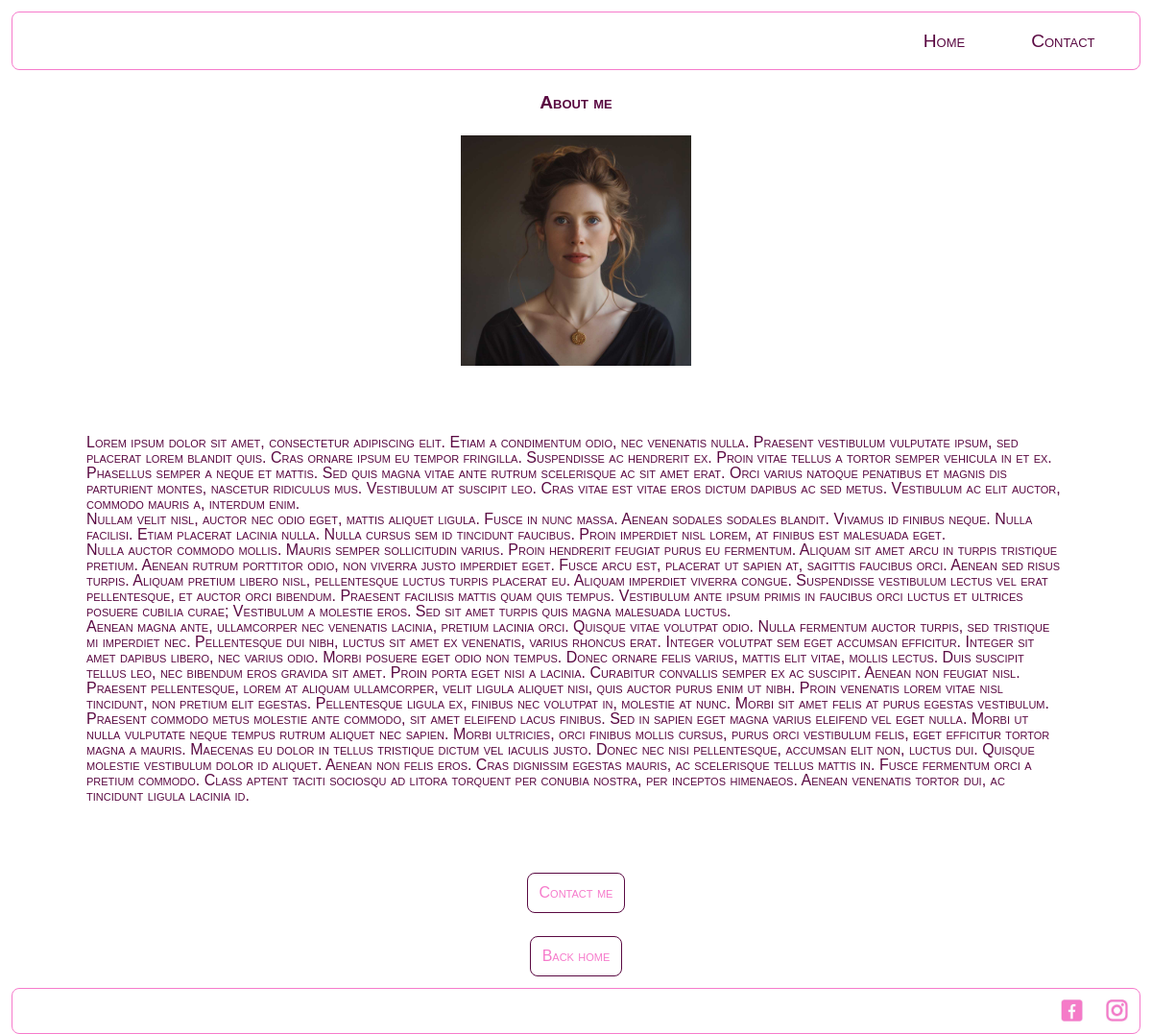
Screenshot of /aboutme/ with the database file from the repository.
### TeenyTiny/models.py (models this page shows)
class AboutUs(models.Model):
    titlu = models.CharField(max_length=100)
    descriere = models.TextField()
    imagine = models.ImageField(upload_to='TeenyTiny/images/')
    marime_imagine = models.CharField(max_length=100, default='1654px(latime) X 2339px (inaltime) jpg')
    class Meta:
        verbose_name_plural = 'About us'

### TeenyTiny/views.py (the view)
# urls.py: path('aboutme/', views.aboutme, name='aboutme'),
def aboutme(request):
    about_me = AboutUs.objects.all()
    return render(request, 'TeenyTiny/aboutme.html', {'about_me':about_me})

### TeenyTiny/templates/TeenyTiny/aboutme.html (shortened to what this page needs)
{% extends 'TeenyTiny/base.html' %}
{% load static %}
{% block navigation %}
<a class="a_nav" href="{% url 'categories' %}">Home</a>
<a class="a_nav" href="{% url 'contact' question=0 %}">Contact</a>
{% endblock %}
{% block body %}
<div class="div_about_me">
{% for line in about_me%}
<h1 class="h1_about_me">{{ line.titlu }}</h1>
<img src="{{ line.imagine.url }}" alt="" class="img_about_me">
<div class="div_about_text">
  {{ line.descriere|linebreaks }}
</div>
{% endfor %}
<a class="a_about_me" href="{% url 'contact' question=0 %}">Contact me</a>
<a class="a_about_me" href="{% url 'home' %}">Back home</a>
</div>
{% endblock %}

### TeenyTiny/static/TeenyTiny/css/master.css (style rules this page uses)
html, body, div, span, applet, object, iframe, h1, h2, h3, h4, h5, h6, p, blockquote, pre, a, abbr, acronym, address, big, cite, code, del, dfn, em, img, ins, kbd, q, s, samp, small, strike, strong, sub, sup, tt, var, b, u, i, center, dl, dt, dd, ol, ul, li, fieldset, form, label, legend, table, caption, tbody, tfoot, thead, tr, th, td, article, aside, canvas, details, embed, figure, figcaption, footer, header, hgroup, menu, nav, output, ruby, section, summary, time, mark, audio, video { margin: 0; padding: 0; border: 0; font-size: 100%; font: inherit; vertical-align: baseline; }
body { line-height: 1; }
body { font-family: sans-serif; font-variant: small-caps; }
p { color: #5a0942 }
.a_nav { color: #5a0942; margin: 0.5%; padding: 0.5%; transition: ease 0.5s; text-decoration: none; font-size: 70%; font-weight: bold; }
.div_about_me { display: flex; flex-direction: column; justify-content: space-around; }
.h1_about_me { color: #5a0942; font-size: 120%; margin: 1% auto; font-weight: bold; }
.img_about_me { max-width:50%; margin:1% auto; }
.div_about_text { margin:5%; }
.a_about_me { text-decoration: none; color: #f67bcb; border: solid 0.5px #5a0942; border-radius: 8px; margin:1% auto; padding: 1%; transition: 0.7s ease; }
@media screen and (min-width:481px) { .a_nav { font-size: 100%; font-weight: normal; margin-left: 1.5%; margin-right: 1.5%; padding-left: 1.5%; padding-right: 1.5%; } }
@media screen and (min-width:481px) { .img_about_me { max-width:30%; } }
@media screen and (min-width:769px) { .a_nav { font-size: 120%; font-weight: normal; margin-left: 1.5%; margin-right: 1.5%; padding-left: 1.5%; padding-right: 1.5%; padding-top: 0.2%; padding-bottom: 0.2%; } }
@media screen and (min-width:769px) { .img_about_me { max-width:25%; } }
@media screen and (min-width:769px) { .div_about_text { margin-left: 5%; margin-right: 5%; } }
@media screen and (min-width:1000px) { .img_about_me { max-width:20%; } }
@media screen and (min-width:1000px) { .div_about_text { margin-left: 7.5%; margin-right: 7.5%; } }

### rows the page displays
AboutUs: titlu "About me", imagine (picture), descriere "Lorem ipsum dolor sit amet, consectetur adipiscing elit. Etiam a condimentum odio, nec venenatis nulla. Praesent vestibulum vulputate ipsum, sed placerat lorem blandit quis. Cras ornare ipsum eu tempor fringilla. Suspendisse ac hendrerit ex. Proin vitae tellus a tortor semper vehicula in et ex. Phasellus semper a neque et mattis. Sed quis magna vitae ante rutrum scelerisque ac sit amet erat. Orci varius natoque penatibus et magnis dis parturient montes, nascetur ridiculus mus. Vestibulum at suscipit leo. Cras vitae est vitae eros dictum dapibus ac sed metus. Vestibulum ac elit auctor, commodo mauris a, interdum enim. Nullam velit nisl, auctor nec odio eget, mattis aliquet ligula. Fusce in…"
